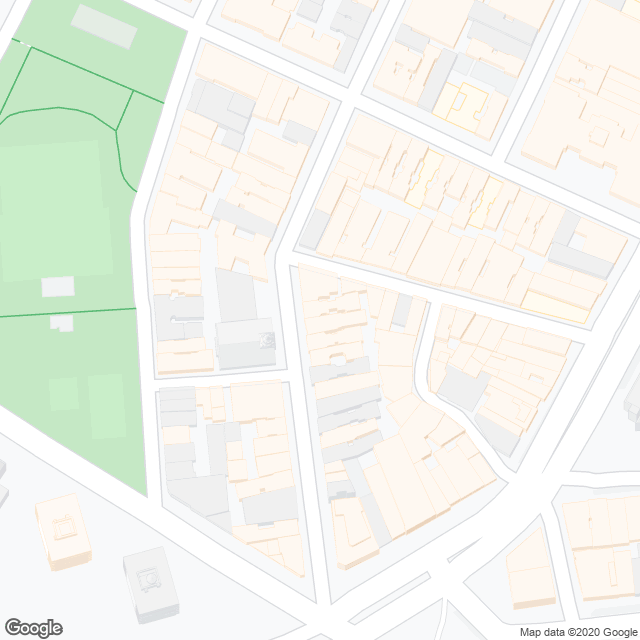
#> input picture Rawmap_1.png, 640 x 640 px
$ python findbuildings.py
#> lines starting #> are read from the running program, lines starting #| are printed output that depends on the picture; after the words box and inside, x2 and y2 are one past the last pixel; in counts of white or black regions, pixels touching at a corner belong together
'''
Created on Apr 29, 2020

@author: thaih
'''
import cv2

# Read image as a map tile to cv
image = cv2.imread("Rawmap_1.png")
#> image is the input picture: shape (640, 640, 3); mean B, G, R 236.1, 244.2, 241
# draw gray box around image to detect edge buildings
h,w = image.shape[:2]
#> h = 640; w = 640
cv2.rectangle(image,(0,0),(w-1,h-1), (50,50,50),1)
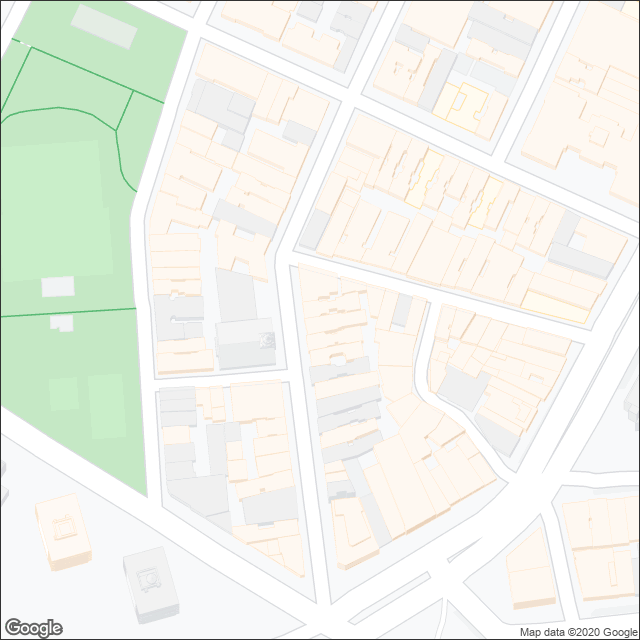
#> image: shape (640, 640, 3); 0.62% of pixels changed, all inside (x1, y1, x2, y2) = (0, 0, 640, 640)
cv2.imshow("Step-0: Select Map Tile",image)

# Convert to gray
gray = cv2.cvtColor(image,cv2.COLOR_BGR2GRAY)
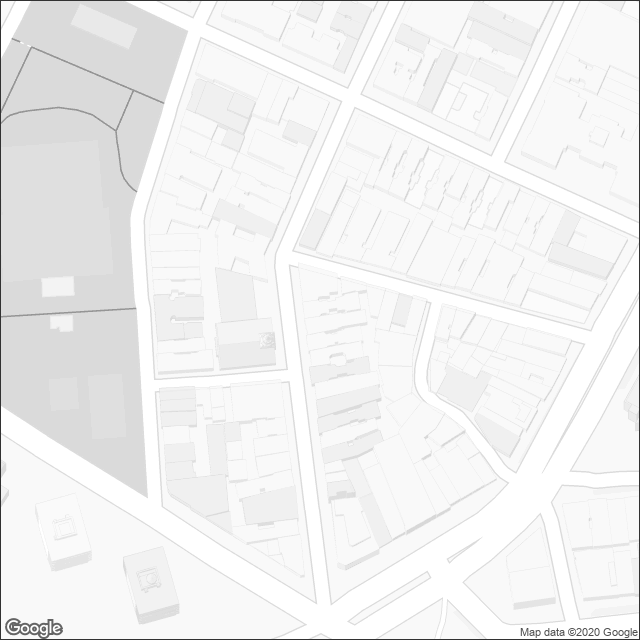
#> gray: shape (640, 640); min 50, max 255, mean 241.2
cv2.imshow("Step-1: Make gray",gray)

# Apply Candy filter to get edges
edges = cv2.Canny(gray,40,55,apertureSize = 3)
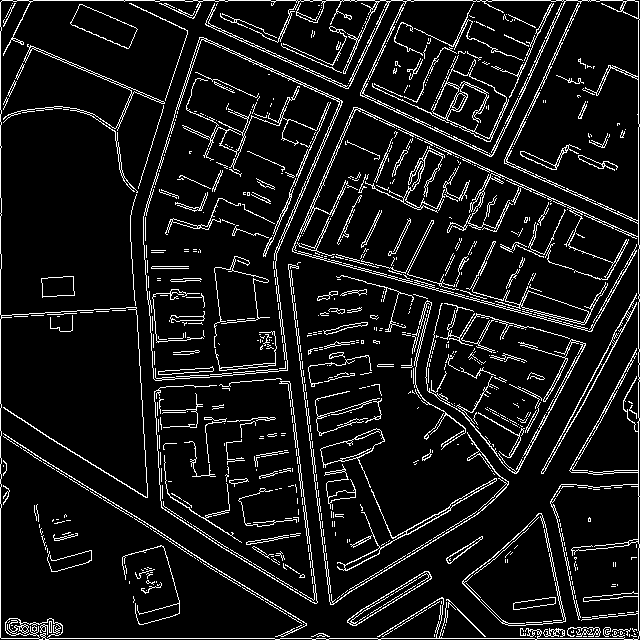
#> edges: shape (640, 640); 8.8% white in thin lines or dots
cv2.imshow("Step-2: Get edges",edges)

# Revert colors to make edges is in black
edges = cv2.bitwise_not(edges)
#> edges: shape (640, 640); 91.2% white; black in thin lines or dots
cv2.imshow("Step-3: Revert Colors",edges)
cv2.waitKey(0)

# Blend with original image to get show
cv2.imwrite("edges.png", edges)
edgelines = cv2.imread("edges.png")
#> edgelines: shape (640, 640, 3); 91.2% white; black in thin lines or dots
img = cv2.addWeighted(edgelines, 0.3, image, 0.7, 0)
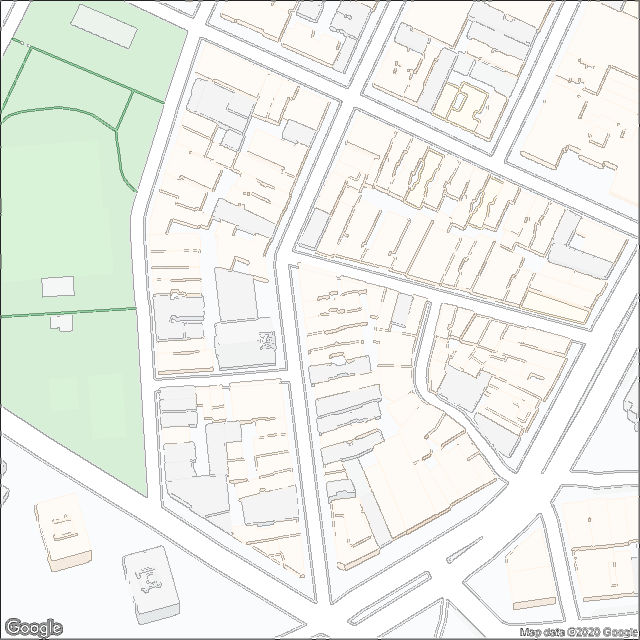
#> img: shape (640, 640, 3); mean B, G, R 234.1, 239.8, 237.4
cv2.imshow("Step-4: The result",img)
cv2.waitKey(0)

$ run again, with Rawmap_2.png copied over Rawmap_1.png
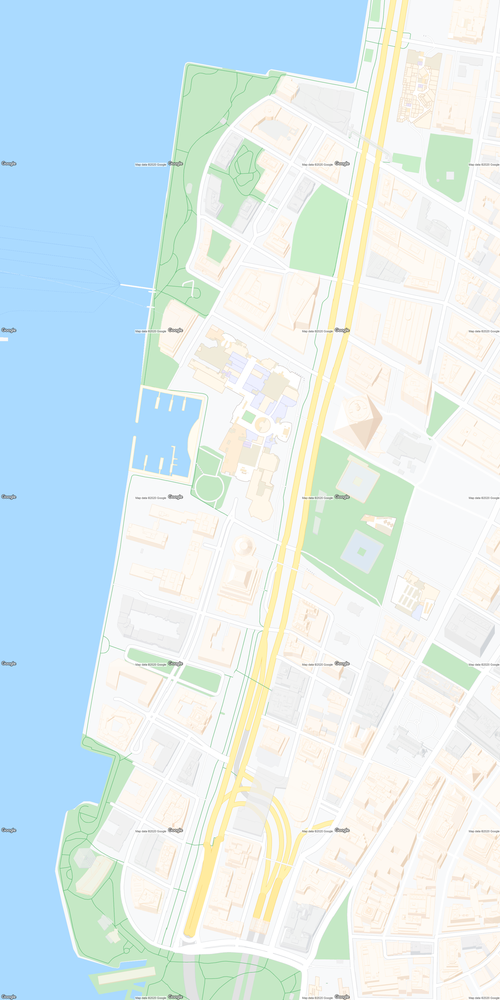
#> input picture Rawmap_2.png, 500 x 1000 px, shrunk from 1920 x 3840 before the run
#> image is the input picture: shape (1000, 500, 3); mean B, G, R 238.9, 236, 220.2
#> image: shape (1000, 500, 3); 0.6% of pixels changed, all inside (x1, y1, x2, y2) = (0, 0, 500, 1000)
#> `edges = cv2.Canny(gray,40,55,apertureSize = 3)`:
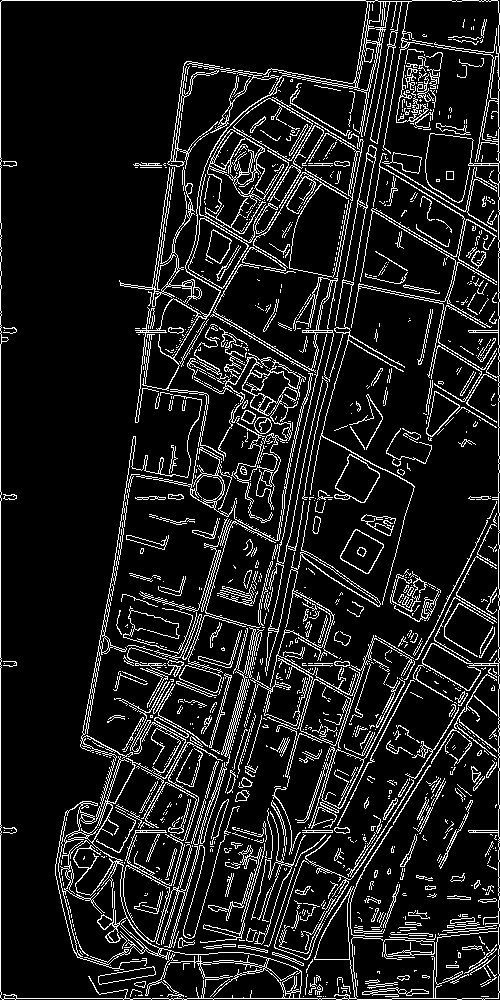
#> edges: shape (1000, 500); 11.2% white in thin lines or dots
#> edgelines: shape (1000, 500, 3); 88.8% white; black in thin lines or dots
#> `img = cv2.addWeighted(edgelines, 0.3, image, 0.7, 0)`:
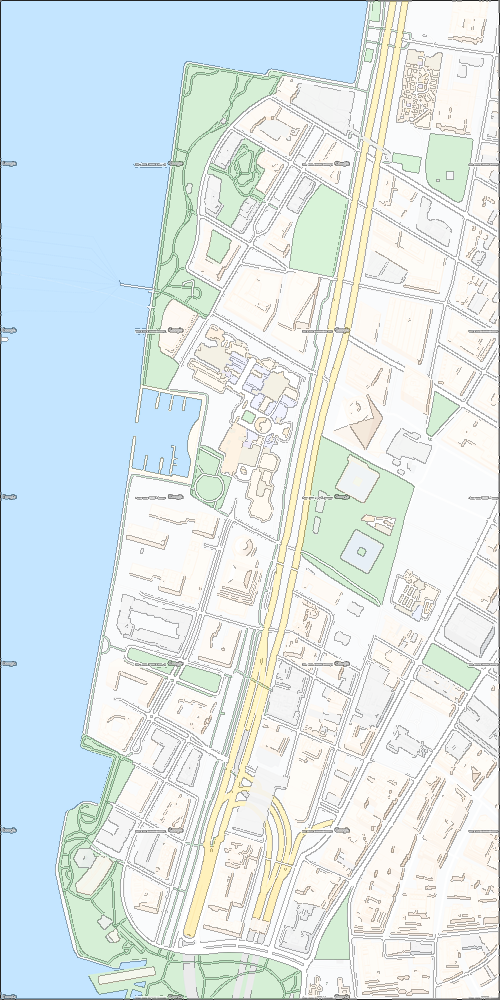
#> img: shape (1000, 500, 3); mean B, G, R 234.3, 232.4, 221.5
